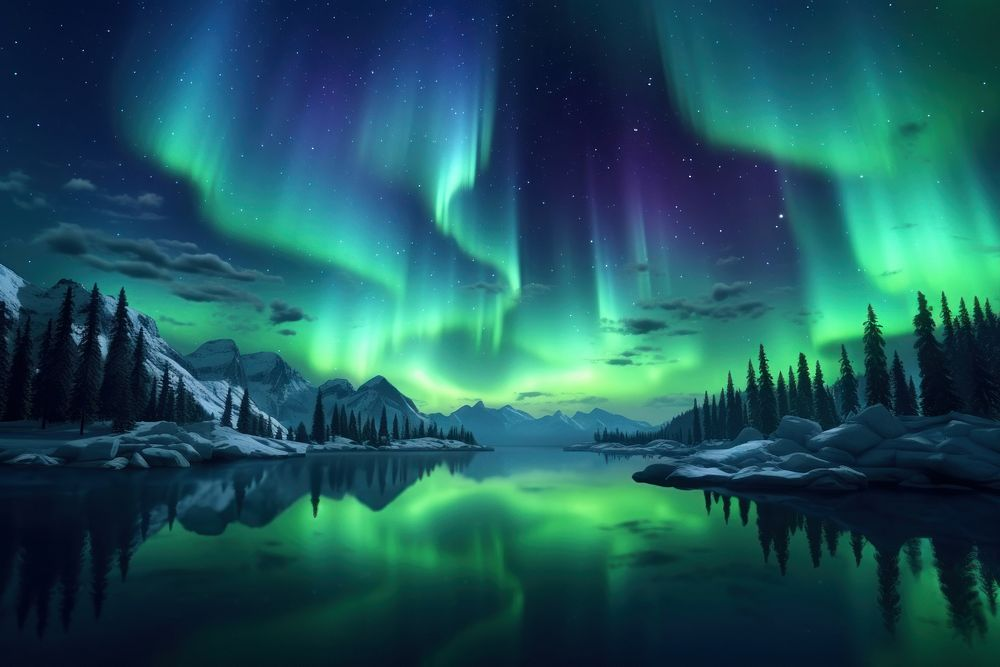
#> input picture dr_punnarai-master-degree-chula/Week01/img1.jpg, 1000 x 667 px
$ jupyter execute main.ipynb   (shell and % lines are left out)
#> lines starting #> are read from the running program, lines starting #| are printed output that depends on the picture
imshow is deprecated use matplotlib instead

[cell 1]
from skimage import io, color
img = io.imread('img1.jpg')
#> img is the input picture: shape (667, 1000, 3); mean R, G, B 29.5, 85.8, 91.3
io.imshow(img)
io.show()

Matplotlib method

[cell 2]
import matplotlib.pyplot as plt
plt.imshow(img)
plt.show()

[cell 3]
from rich import print

print(type(img))
print(img.shape)
# Print RGB at the pixel in sqaure brackets
print(img[0, 0])
# Print R value at the pixel in sqaure brackets
print(img[0, 0, 0])

[cell 4]
# Print the first 50x50 pixels
print(img[0:50, 0:50])

[cell 5]
print(img.dtype)

[cell 6]
# Show some part of the image
plt.imshow(img[:250, :250])
plt.show()
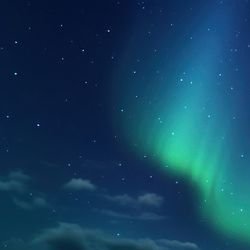
#> shown: shape (250, 250, 3); mean R, G, B 19.1, 65.5, 94.1

Open CV Method

[cell 7]
import cv2

image2 = cv2.imread('img1.jpg')
